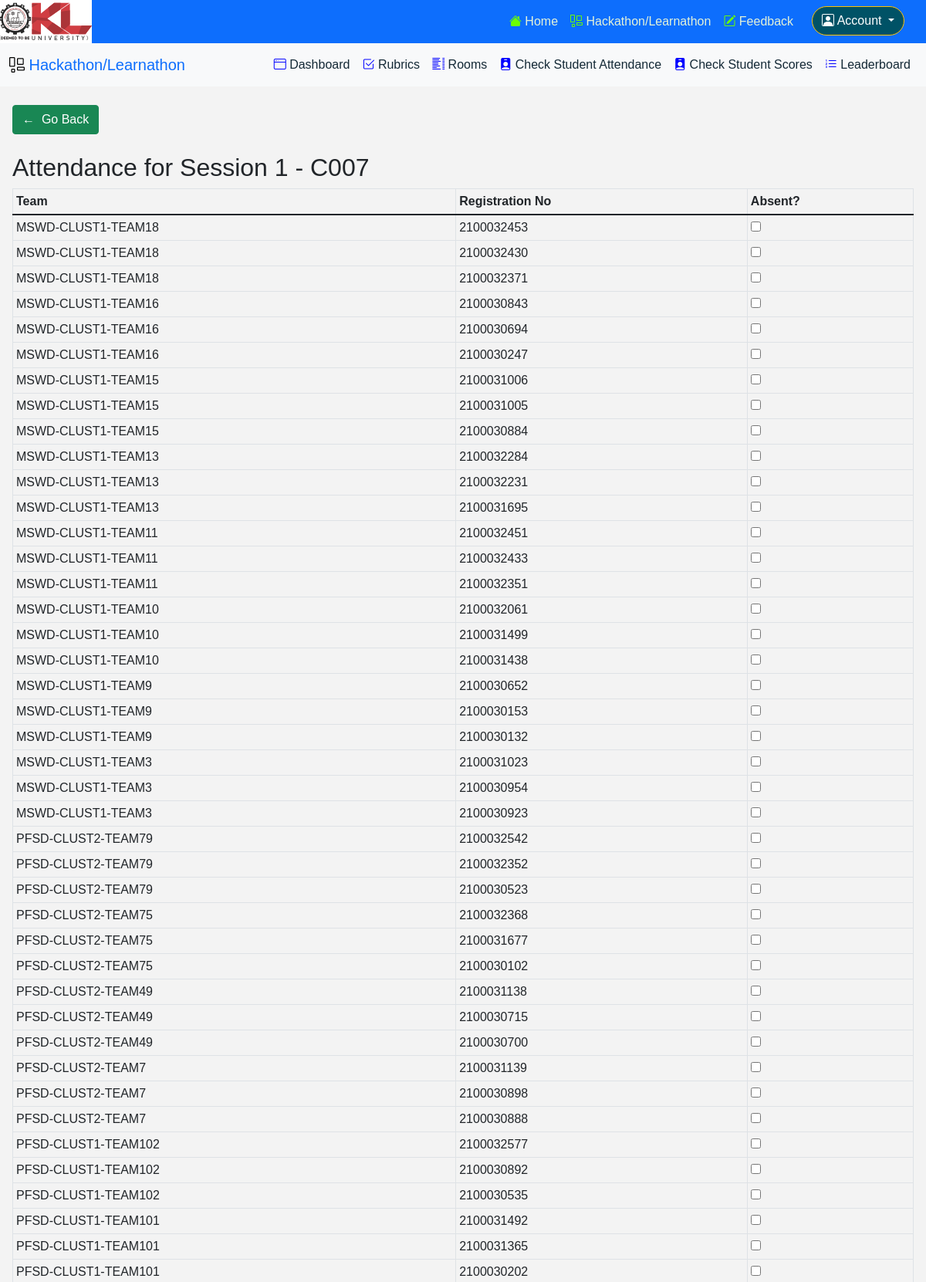
The page /hackathon/rooms/attendance/1/C007 (signed in, upper part) on the database its author committed.
### pages/models.py (models this page shows, shortened)
class StudentReviewAttendance(models.Model):
    posted_by = models.ForeignKey(to=User, on_delete=models.SET_NULL, null=True, blank=True)
    student = models.ForeignKey(to='Student', on_delete=models.CASCADE)
    review = models.ForeignKey(to=Review, on_delete=models.CASCADE)
    absent = models.BooleanField(default=False)

class Student(models.Model):
    registration_no = models.CharField(max_length=10, unique=True)
    team = models.ForeignKey(to=Team, on_delete=models.CASCADE)

class Team(models.Model):
    name = models.CharField(max_length=1024)
    cluster = models.IntegerField(default=1, blank=True)
    business_system = models.ForeignKey(to=BusinessSystem, db_column='bs_name', on_delete=models.CASCADE, null=True)
    course = models.CharField(max_length=4)
    number = models.IntegerField()

### learnathon/views.py (the view, shortened to what this page needs)
# urls.py: path('rooms/attendance/<int:number>/<str:room_no>', review_room_attendance, name='learnathon_review_room_attendance'),
def review_room_attendance(request, number, room_no):
    if not request.user.is_authenticated:
        return redirect('login')
    user_groups = request.user.groups.all()
    faculty_group = Group.objects.filter(name='FACULTY').first()
    if faculty_group not in user_groups:
        return redirect('home')
    review = Review.objects.get(number=number)
    if not review.attendance_open:
        return redirect('learnathon_review_page', room_no=room_no)
    room = Room.objects.get(number=room_no)
    teams = TeamReviewRoom.get_teams_with_review_room(review, room)
    students = Student.objects.filter(team__in=teams).order_by('-team')
    it = students.iterator()
    students_attendance = []
    for student in it:
        stu, created = StudentReviewAttendance.objects.get_or_create(student=student, review=review)
        students_attendance.append(stu)
    context = {'review_no': number, 'room_no': room_no, 'students_attendance': students_attendance}
    return render(request, 'learnathon/attendance.html', context=context)

### learnathon/templatetags/has_group.py (called while the page is built)
@register.filter(name='has_group')
def has_group(user, group_name):
    return user.groups.filter(name=group_name).exists()

### pages/models.py (called while the page is built)
    def get_teams_with_review_room(review, room):
        trrs = TeamReviewRoom.objects.filter(review=review, room=room)
        teams = []
        it = trrs.iterator()
        for i in it:
            teams.append(i.team)
        return teams

### learnathon/templates/learnathon/attendance.html (shortened to what this page needs)
{% extends 'learnathon/base.html' %}
{% block content %}
<div class="m-3">
    <div class="my-4">
    <a class="btn btn-success" href="{% url 'learnathon_review_page' room_no=room_no %}">&larr;&nbsp;&nbsp;Go Back</a>
    </div>
    <h2>Attendance for Session {{review_no}} - {{room_no}}</h2>
<table class="table table-hover table-sm table-bordered">
    <thead>
      <tr>
        <th scope="col">Team</th>
        <th scope="col">Registration No</th>
        <th scope="col">Absent?</th>
      </tr>
    </thead>
    <tbody>
        <form method="POST">
        {% for student_attendance in students_attendance %}
            <tr>
                <td>{{student_attendance.student.team.name}}</td>
                <td>{{student_attendance.student.registration_no}}</td>
                <td>
                    <input type="checkbox" {% if student_attendance.absent %}checked{% endif %}  name="absentees" value="{{student_attendance.student.registration_no}}" />
                </td>
            </tr>
        {% endfor %}
        </form>
    </tbody>
  </table>
</div>
{% endblock content %}

### static/css/main.css (style rules this page uses)
* { margin: 0; padding: 0; box-sizing: border-box; font-family: 'Montserrat', sans-serif; }
body { background: #f3f3f3; }

### rows shown on the page
StudentReviewAttendance: student.team.name "MSWD-CLUST1-TEAM18", student.registration_no "2100032453"
StudentReviewAttendance: student.team.name "MSWD-CLUST1-TEAM18", student.registration_no "2100032430"
StudentReviewAttendance: student.team.name "MSWD-CLUST1-TEAM18", student.registration_no "2100032371"
StudentReviewAttendance: student.team.name "MSWD-CLUST1-TEAM16", student.registration_no "2100030843"
StudentReviewAttendance: student.team.name "MSWD-CLUST1-TEAM16", student.registration_no "2100030694"
StudentReviewAttendance: student.team.name "MSWD-CLUST1-TEAM16", student.registration_no "2100030247"
StudentReviewAttendance: student.team.name "MSWD-CLUST1-TEAM15", student.registration_no "2100031006"
StudentReviewAttendance: student.team.name "MSWD-CLUST1-TEAM15", student.registration_no "2100031005"
StudentReviewAttendance: student.team.name "MSWD-CLUST1-TEAM15", student.registration_no "2100030884"
StudentReviewAttendance: student.team.name "MSWD-CLUST1-TEAM13", student.registration_no "2100032284"
StudentReviewAttendance: student.team.name "MSWD-CLUST1-TEAM13", student.registration_no "2100032231"
StudentReviewAttendance: student.team.name "MSWD-CLUST1-TEAM13", student.registration_no "2100031695"
StudentReviewAttendance: student.team.name "MSWD-CLUST1-TEAM11", student.registration_no "2100032451"
StudentReviewAttendance: student.team.name "MSWD-CLUST1-TEAM11", student.registration_no "2100032433"
StudentReviewAttendance: student.team.name "MSWD-CLUST1-TEAM11", student.registration_no "2100032351"
StudentReviewAttendance: student.team.name "MSWD-CLUST1-TEAM10", student.registration_no "2100032061"
StudentReviewAttendance: student.team.name "MSWD-CLUST1-TEAM10", student.registration_no "2100031499"
StudentReviewAttendance: student.team.name "MSWD-CLUST1-TEAM10", student.registration_no "2100031438"
StudentReviewAttendance: student.team.name "MSWD-CLUST1-TEAM9", student.registration_no "2100030652"
StudentReviewAttendance: student.team.name "MSWD-CLUST1-TEAM9", student.registration_no "2100030153"
StudentReviewAttendance: student.team.name "MSWD-CLUST1-TEAM9", student.registration_no "2100030132"
StudentReviewAttendance: student.team.name "MSWD-CLUST1-TEAM3", student.registration_no "2100031023"
StudentReviewAttendance: student.team.name "MSWD-CLUST1-TEAM3", student.registration_no "2100030954"
StudentReviewAttendance: student.team.name "MSWD-CLUST1-TEAM3", student.registration_no "2100030923"
StudentReviewAttendance: student.team.name "PFSD-CLUST2-TEAM79", student.registration_no "2100032542"
StudentReviewAttendance: student.team.name "PFSD-CLUST2-TEAM79", student.registration_no "2100032352"
StudentReviewAttendance: student.team.name "PFSD-CLUST2-TEAM79", student.registration_no "2100030523"
StudentReviewAttendance: student.team.name "PFSD-CLUST2-TEAM75", student.registration_no "2100032368"
StudentReviewAttendance: student.team.name "PFSD-CLUST2-TEAM75", student.registration_no "2100031677"
StudentReviewAttendance: student.team.name "PFSD-CLUST2-TEAM75", student.registration_no "2100030102"
StudentReviewAttendance: student.team.name "PFSD-CLUST2-TEAM49", student.registration_no "2100031138"
StudentReviewAttendance: student.team.name "PFSD-CLUST2-TEAM49", student.registration_no "2100030715"
StudentReviewAttendance: student.team.name "PFSD-CLUST2-TEAM49", student.registration_no "2100030700"
StudentReviewAttendance: student.team.name "PFSD-CLUST2-TEAM7", student.registration_no "2100031139"
StudentReviewAttendance: student.team.name "PFSD-CLUST2-TEAM7", student.registration_no "2100030898"
StudentReviewAttendance: student.team.name "PFSD-CLUST2-TEAM7", student.registration_no "2100030888"
StudentReviewAttendance: student.team.name "PFSD-CLUST1-TEAM102", student.registration_no "2100032577"
StudentReviewAttendance: student.team.name "PFSD-CLUST1-TEAM102", student.registration_no "2100030892"
StudentReviewAttendance: student.team.name "PFSD-CLUST1-TEAM102", student.registration_no "2100030535"
StudentReviewAttendance: student.team.name "PFSD-CLUST1-TEAM101", student.registration_no "2100031492"
StudentReviewAttendance: student.team.name "PFSD-CLUST1-TEAM101", student.registration_no "2100031365"
StudentReviewAttendance: student.team.name "PFSD-CLUST1-TEAM101", student.registration_no "2100030202"

### other values the page prints
{{ review_no }} "1"
{{ room_no }} "C007"
